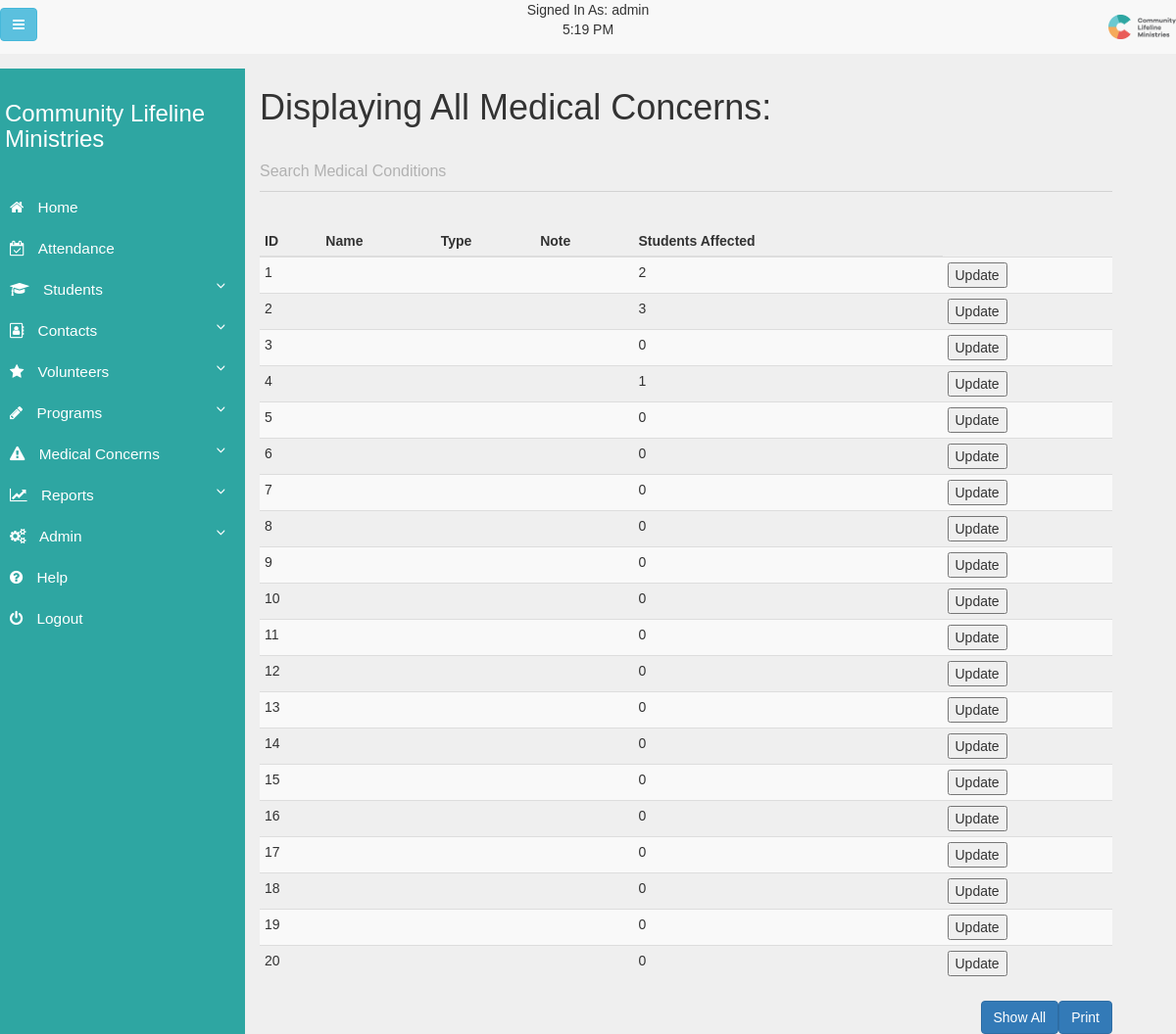
Screenshot of /php-files/show/ShowMedicalConcerns.php (signed in) with the database file from the repository.
### tables this page shows
CREATE TABLE Medical_Concerns (
  Created_Timestamp      TIMESTAMP DEFAULT now(),
  Last_Updated_Timestamp TIMESTAMP DEFAULT CURRENT_TIMESTAMP,
  Author_Username        VARCHAR(30),
  Id                     INT(10)   AUTO_INCREMENT PRIMARY KEY,
  Name                   VARCHAR(60),
  Note                   VARCHAR(500)
);

### php-files/widgets/TimeZoneFormat.php (called while the page is built, shortened)
<?php
$date = new DateTime(null, new DateTimeZone(date_default_timezone_get()));
$date->setTimeZone(new DateTimeZone('America/Chicago'));
$timeToDisplay = (string)$date->format("g:i A");
?>

### php-files/show/ShowMedicalConcerns.php (the view, shortened to what this page needs)
<?php
include("../scripts/header.php");
include("../../db/config.php");
$query = "SELECT * FROM Medical_Concerns;";
$result = mysqli_query($db, $query);
?>
<h1>Displaying All Medical Concerns:</h1>
<div class="col-lg">
    <div class="mdl-textfield mdl-js-textfield mdl-textfield--floating-label">
        <input id="searchInput" class="mdl-textfield__input" name="searchInput" onkeyup="FilterFields();"
               type="text"/>
        <label class="mdl-textfield__label" for="searchInput">Search Medical Conditions</label>
    </div>
</div>
<br/>
<div id="print_div" class="table-wrapper">
    <table id="allergy-table" class="table table-condensed table-striped">
        <thead>
        <tr>
            <th>ID</th>
            <th>Name</th>
            <th>Type</th>
            <th>Note</th>
            <th>Students Affected</th>
        </tr>
        </thead>
        <tbody>
        <?php
        while ($row = mysqli_fetch_array($result, MYSQLI_ASSOC)) {
            $search = $row['Id'];
            $studentToAllergyQuery = ("SELECT COUNT(Medical_Concern_Id) from Student_To_Medical_Concerns Where Medical_Concern_Id = $search;");
            $rs = mysqli_query($db, $studentToAllergyQuery);
            $result2 = mysqli_fetch_array($rs);
            echo "<tr><td>";
            echo $row['Id'];
            echo "</td><td>";
            echo "</td><td>";
            echo "</td><td>";
            echo "</td><td>";
            echo "$result2[0]";
            echo "</td><td>";
            echo "<button class='table-update-button' type='button' value='$search' >Update</button>";
        }
        ?>
        </tbody>
    </table>
</div>
<input type="button" class="btn btn-primary pull-right" onclick="printReport('print_div')" value="Print"/>
<input type="button" id="show-all-button" class="btn btn-primary pull-right" value="Show All"/>
<?php
include("../scripts/footer.php");
?>

### php-files/scripts/header.php (shortened to what this page needs)
<?php
$userMakingChanges = $_SESSION['loggedIn'];
include("../widgets/TimeZoneFormat.php");
?>
<!DOCTYPE html>
<html>
<head>
    <link rel="stylesheet" href="../../css/pretty-dropdowns.css"/>
    <link rel="stylesheet" href="../../css/slide-out-modal.css"/>
    <link rel="stylesheet" href="../../css/mdl-input-styles.css"/>
    <link rel="stylesheet" href="https://cdnjs.cloudflare.com/ajax/libs/font-awesome/4.7.0/css/font-awesome.min.css">
    <link rel="stylesheet" href="../../node_modules/bootstrap/dist/css/bootstrap.min.css"/>
    <link rel="stylesheet" href="https://maxcdn.bootstrapcdn.com/bootstrap/3.3.7/css/bootstrap.min.css">
    <link rel="stylesheet" type="text/css" href="../../css/clm.css"/>
    <link rel="stylesheet" href="../../css/mdl-input-styles.css"/>
    <link rel="stylesheet" href="../../css/search-bar-styles.css"/>
    <link rel="stylesheet" href="../../css/show-all-students-styles.css"/>
    <link rel="stylesheet" href="../../css/form-styles.css"/>
    <link rel="stylesheet" href="../../css/toggle-switch.css"/>
    <link rel="stylesheet" href="../../css/table-styles.css"/>
    <link rel="stylesheet" href="../../css/radio-styles.css"/>
</head>
<body>
<nav class="navbar-default navbar-fixed-top">
    <div class="navbar-user">
        Signed In As: <?php echo $userMakingChanges ?>
        <div class="">
            <? echo $timeToDisplay ?>
        </div>
    </div>
    <div class="navbar-collapse collapse">
        <ul class="nav navbar-nav navbar-left">
            <li>
                <button type="button" id="sidebarCollapse" class="btn btn-info navbar-btn">
                    <i class="fa fa-bars"></i>
                </button>
            </li>
        </ul>
        <ul class="nav navbar-nav navbar-right">
            <li><a href="../index-login/menu.php"><img src="../../images/new-logo.png" alt="CLM Logo" height="25px"></a>
            </li>
        </ul>
    </div>
</nav>
<div class="wrapper">
    <nav id="sidebar">
        <div class="navbar-btn sidebar">
            <div class="sidebar-header">
                <h3>Community Lifeline Ministries</h3>
            </div>
            <ul class="list-unstyled components">
                <li class="Closed">
                    <a href="../index-login/menu.php">
                        <i class="fa fa-home"></i> Home
                    </a>
                </li>
                <li>
                    <a href="#attendanceSubmenu">
                        <i class="fa fa-calendar-check-o"></i> Attendance
                    </a>
                </li>
                <li>
                    <a href="#studentSubmenu" data-toggle="collapse" aria-expanded="false">
                        <i class="fa fa-graduation-cap"></i> Students
                    </a>
                </li>
                <li>
                    <a href="#contactSubmenu" data-toggle="collapse" aria-expanded="false">
                        <i class="fa fa-address-book-o"></i> Contacts
                    </a>
                </li>
                <li>
                    <a href="#volunteerSubmenu" data-toggle="collapse" aria-expanded="false">
                        <i class="fa fa-star"></i> Volunteers
                    </a>
                </li>
                <li>
                    <a href="#programSubmenu" data-toggle="collapse" aria-expanded="false">
                        <i class="fa fa-pencil"></i> Programs
                    </a>
                </li>
                <li>
                    <a href="#allergySubmenu" data-toggle="collapse" aria-expanded="false">
                        <i class="fa fa-warning"></i> Medical Concerns
                    </a>
                </li>
                <li>
                    <a href="#reportsSubmenu" data-toggle="collapse" aria-expanded="false">
                        <i class="fa fa-line-chart"></i> Reports
                    </a>
                </li>
                <li>
                    <a href="#adminSubmenu" data-toggle="collapse" aria-expanded="false">
                        <i class="fa fa-cogs"></i> Admin
                    </a>
                </li>
                <li>
                    <a href="../index-login/UserDocumentation.php">
                        <i class="fa fa-question-circle"></i> Help
                    </a>
                </li>
                <li>
                    <a href="../index-login/logout.php">
                        <i class="fa fa-power-off"></i> Logout
                    </a>
                </li>
            </ul>
        </div>
    </nav>
    <div class="col-sm-9" id="content">

### php-files/scripts/footer.php (shortened to what this page needs)
</div>
</div>
</body>
</html>

### css/mdl-input-styles.css (style rules this page uses)
.mdl-textfield { position: relative; font-size: 17px; display: inline-block; box-sizing: border-box; width: 100%; max-width: 100%; margin: 0; padding: 25px 0 15px 0; font-weight: 300; }
.mdl-textfield__input { border: none; border-bottom: 1px solid rgba(0, 0, 0, .12); display: block; font-size: 16px; font-family: "Helvetica", "Arial", sans-serif; margin: 0; padding: 4px 0; width: 100%; background: 0 0; text-align: left; color: inherit }
.mdl-textfield__label { bottom: 0; color: rgba(0, 0, 0, .26); font-size: 16px; font-weight: 300; left: 0; right: 0; pointer-events: none; position: absolute; display: block; top: 24px; width: 100%; overflow: hidden; white-space: nowrap; text-align: left }
.mdl-textfield--floating-label .mdl-textfield__label { transition-duration: .2s; transition-timing-function: cubic-bezier(.4, 0, .2, 1) }
.mdl-textfield__label:after { background-color: #7fc6a6; bottom: 10px; content: ''; height: 2px; left: 45%; position: absolute; transition-duration: .2s; transition-timing-function: cubic-bezier(.4, 0, .2, 1); visibility: hidden; width: 10px }

### css/clm.css (style rules this page uses)
body { font-family: 'Verdana', sans-serif; background: #efefef; padding-top: 70px; }
.wrapper { display: flex; }
a, a:hover, a:focus { color: inherit; text-decoration: none; transition: all 0.3s; }
.navbar-user { position: absolute; width: 100%; text-align: center; }
i, span { display: inline-block; }
#sidebar { min-width: 250px; max-width: 250px; background: #2EA6A2; color: #fff; transition: all 0.3s; }
#sidebar ul li a { text-align: left; }
#sidebar .sidebar-header { padding: 5px; background: #2EA6A2; }
#sidebar ul.components { padding: 20px 0; border-bottom: 1px solid #2EA6A2; }
#sidebar ul li a { padding: 10px; font-size: 1.1em; display: block; }
#sidebar ul li a i { margin-right: 10px; }
a[data-toggle="collapse"] { position: relative; }
a[aria-expanded="false"]::before, a[aria-expanded="true"]::before { content: '\e259'; display: block; position: absolute; right: 20px; font-family: 'Glyphicons Halflings'; font-size: 0.6em; }
#content { min-height: 100vh; transition: all 0.3s; }

### css/toggle-switch.css (style rules this page uses)
ul, li { list-style: none; margin: 0; padding: 0; }

### css/table-styles.css (style rules this page uses)
*, *:after, *::before { -webkit-box-sizing: border-box; -moz-box-sizing: border-box; box-sizing: border-box; }

### rows the page displays
medical_concerns: Id "1", result2 "2"
medical_concerns: Id "2", result2 "3"
medical_concerns: Id "3", result2 "0"
medical_concerns: Id "4", result2 "1"
medical_concerns: Id "5", result2 "0"
medical_concerns: Id "6", result2 "0"
medical_concerns: Id "7", result2 "0"
medical_concerns: Id "8", result2 "0"
medical_concerns: Id "9", result2 "0"
medical_concerns: Id "10", result2 "0"
medical_concerns: Id "11", result2 "0"
medical_concerns: Id "12", result2 "0"
medical_concerns: Id "13", result2 "0"
medical_concerns: Id "14", result2 "0"
medical_concerns: Id "15", result2 "0"
medical_concerns: Id "16", result2 "0"
medical_concerns: Id "17", result2 "0"
medical_concerns: Id "18", result2 "0"
medical_concerns: Id "19", result2 "0"
medical_concerns: Id "20", result2 "0"

### other values shown
$userMakingChanges "admin"
$timeToDisplay "5:19 PM"
